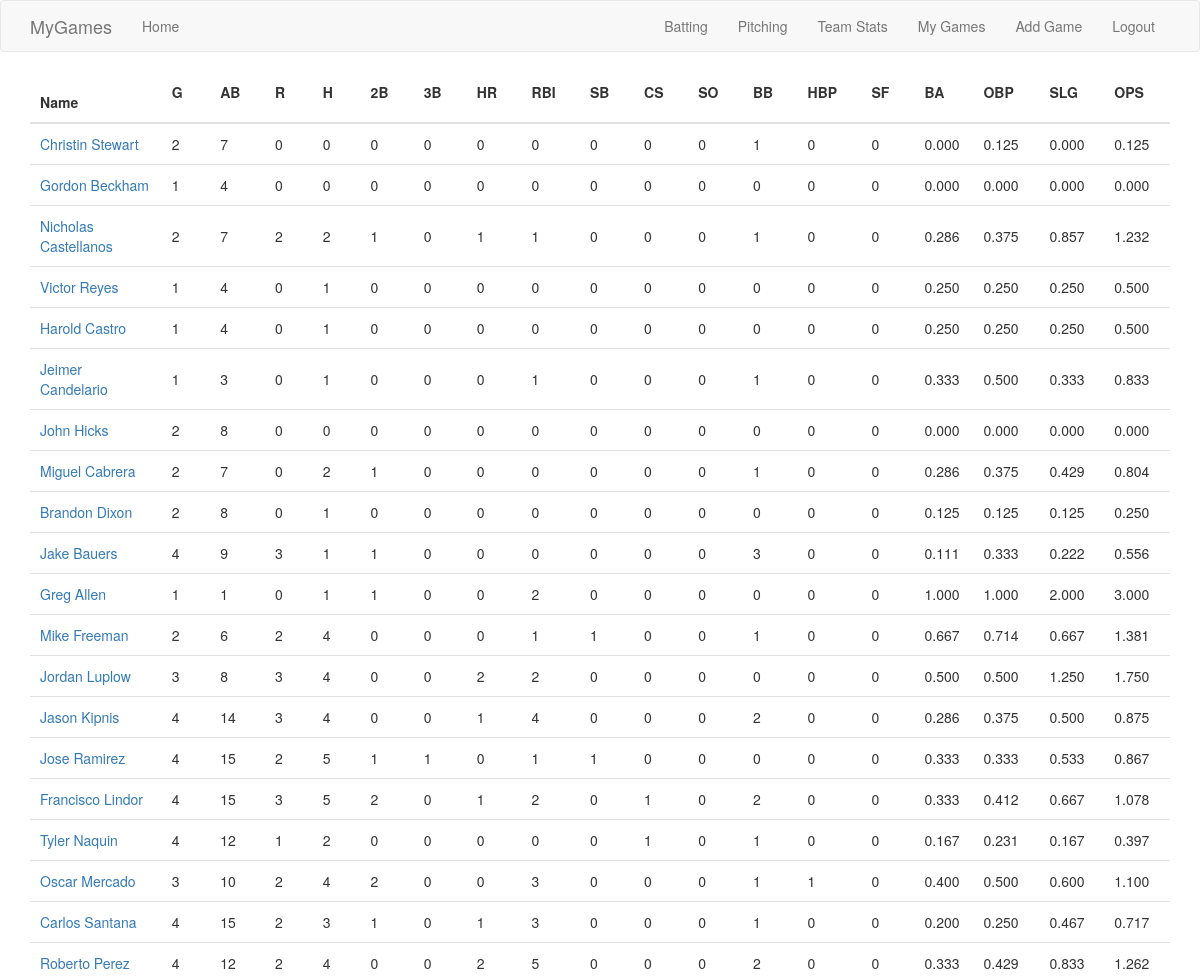
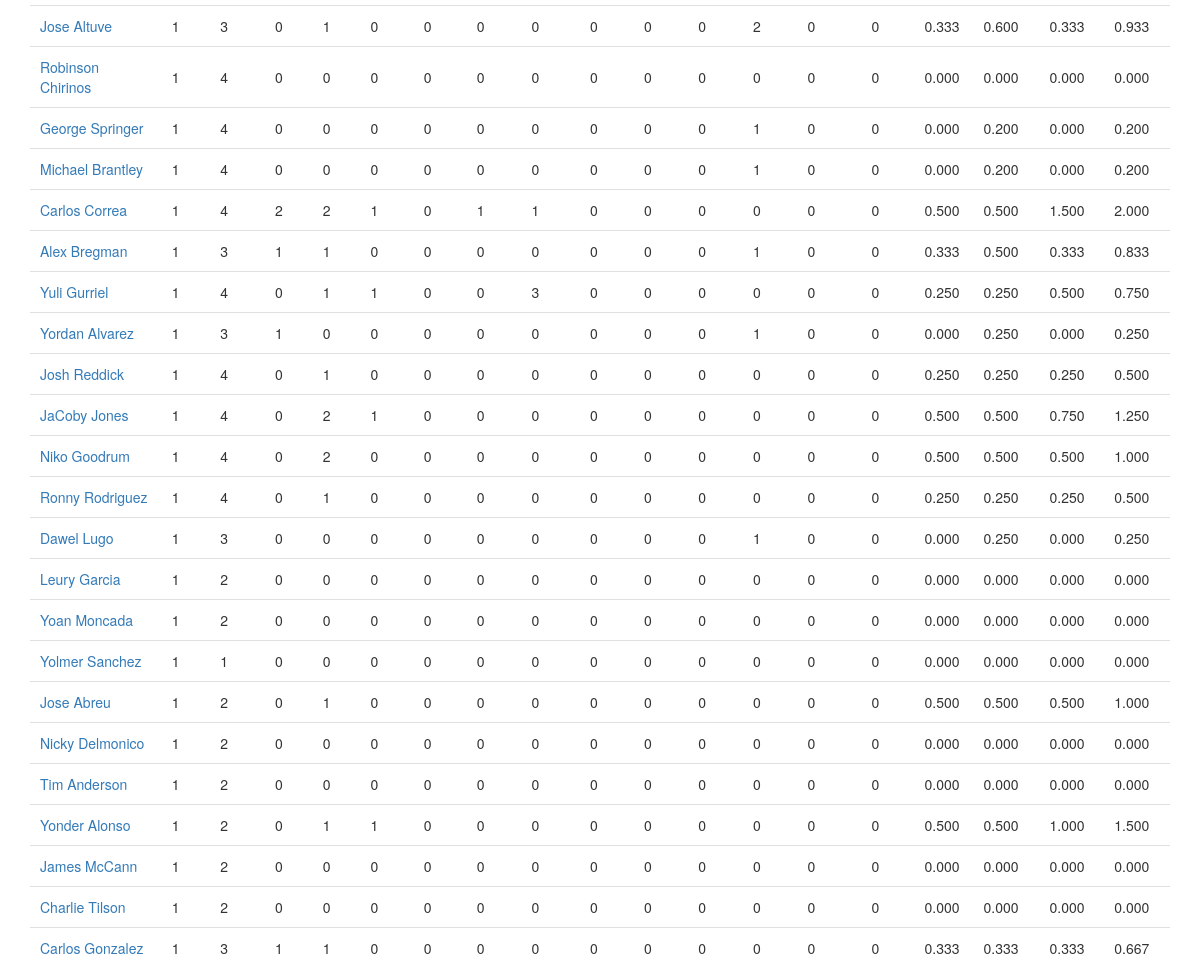
Page /batterstats (signed in) on the committed database (2 pictures, top to bottom).
### app/models.py (models this page shows)
class BatGame(db.Model):
	id = db.Column(db.Integer, primary_key=True)
	game_pk = db.Column(db.Integer, db.ForeignKey('game_data.game_pk'), index=True)
	batter_id = db.Column(db.Integer, db.ForeignKey('player_data.id'), index=True)
	ab = db.Column(db.Integer)
	r = db.Column(db.Integer)
	h = db.Column(db.Integer)
	doubles = db.Column(db.Integer)
	triples = db.Column(db.Integer)
	hr = db.Column(db.Integer)
	rbi = db.Column(db.Integer)
	sb = db.Column(db.Integer)
	cs = db.Column(db.Integer)
	k = db.Column(db.Integer)
	bb = db.Column(db.Integer)
	hbp = db.Column(db.Integer)
	sf = db.Column(db.Integer)

class PlayerData(db.Model):
	id = db.Column(db.Integer, primary_key=True)
	name = db.Column(db.String(64), index=True)
	sort_name = db.Column(db.String(64), index=True)

### app/routes.py (the view)
@app.route('/batterstats')
@login_required
def batter_stats():
	games = Game.query.filter_by(user_id=current_user.id)
	pks = [ game.game_pk for game in games ]
	batters = defaultdict(lambda: defaultdict(int))
	for pk in pks:
		bat_games = BatGame.query.filter_by(game_pk=pk)
		for game in bat_games:
			id = game.batter_id
			batters[id]['g'] = batters[id]['g'] + 1
			batters[id]['ab'] = batters[id]['ab'] + game.ab
			batters[id]['r'] = batters[id]['r'] + game.r
			batters[id]['h'] = batters[id]['h'] + game.h
			batters[id]['2b'] = batters[id]['2b'] + game.doubles
			batters[id]['3b'] = batters[id]['3b'] + game.triples
			batters[id]['hr'] = batters[id]['hr'] + game.hr
			batters[id]['rbi'] = batters[id]['rbi'] + game.rbi
			batters[id]['sb'] = batters[id]['sb'] + game.sb
			batters[id]['cs'] = batters[id]['cs'] + game.cs
			batters[id]['k'] = batters[id]['k'] + game.k
			batters[id]['bb'] = batters[id]['bb'] + game.bb
			batters[id]['hbp'] = batters[id]['hbp'] + game.hbp
			batters[id]['sf'] = batters[id]['sf'] + game.sf
	for id in batters.keys():
		if batters[id]['ab'] == 0:
			batters[id]['ba'] = '.---'
			batters[id]['slg'] = '.---'
			slg = None
		else:
			ba = batters[id]['h'] / batters[id]['ab']
			slg = (batters[id]['h'] + batters[id]['2b'] + 2 * batters[id]['3b'] + 3 * batters[id]['hr']) / batters[id]['ab']
			batters[id]['ba'] = '{:.3f}'.format(ba)
			batters[id]['slg'] = '{:.3f}'.format(slg)
		obp_denom = batters[id]['ab'] + batters[id]['bb'] + batters[id]['hbp'] + batters[id]['sf']
		if obp_denom == 0:
			batters[id]['obp'] = '.---'
			obp = None
		else:
			obp = (batters[id]['h'] + batters[id]['bb'] + batters[id]['hbp']) / obp_denom
			batters[id]['obp'] = '{:.3f}'.format(obp)
		if (slg is None) or (obp is None):
			batters[id]['ops'] = '.---'
		else:
			ops = obp + slg
			batters[id]['ops'] = '{:.3f}'.format(ops)
		player_record = PlayerData.query.filter_by(id=id).first()
		if player_record is not None:
			batters[id]['name'] = player_record.name
			batters[id]['sortname'] = player_record.sort_name
		else:
			batters[id]['name'] = "???"
			batters[id]['sortname'] = "???"
	return render_template('bat_stats.html', players=batters.items())

### app/models.py (called while the page is built)
@login.user_loader
def load_user(id):
	return User.query.get(int(id))

### app/templates/bat_stats.html
{% extends "sort_table.html" %}
{% block app_content %}
<table class="sortable-theme-bootstrap" data-sortable>
	<thead>
		<tr>
			<th>Name</th>
			<th>G</th>
			<th>AB</th>
			<th>R</th>
			<th>H</th>
			<th>2B</th>
			<th>3B</th>
			<th>HR</th>
			<th>RBI</th>
			<th>SB</th>
			<th>CS</th>
			<th>SO</th>
			<th>BB</th>
			<th>HBP</th>
			<th>SF</th>
			<th>BA</th>
			<th>OBP</th>
			<th>SLG</th>
			<th>OPS</th>
		</tr>
	</thead>
	<tbody>
		{% for player in players %}
		<tr>
			<td data-value="{{ player[1]['sortname'] }}">
				<a href="{{ url_for('batter_games', player_id=player[0]) }}">
					{{ player[1]['name'] }}
				</a>
			</td>
			<td>{{ player[1]['g'] }}</td>
			<td>{{ player[1]['ab'] }}</td>
			<td>{{ player[1]['r'] }}</td>
			<td>{{ player[1]['h'] }}</td>
			<td>{{ player[1]['2b'] }}</td>
			<td>{{ player[1]['3b'] }}</td>
			<td>{{ player[1]['hr'] }}</td>
			<td>{{ player[1]['rbi'] }}</td>
			<td>{{ player[1]['sb'] }}</td>
			<td>{{ player[1]['cs'] }}</td>
			<td>{{ player[1]['so'] }}</td>
			<td>{{ player[1]['bb'] }}</td>
			<td>{{ player[1]['hbp'] }}</td>
			<td>{{ player[1]['sf'] }}</td>
			<td>{{ player[1]['ba'] }}</td>
			<td>{{ player[1]['obp'] }}</td>
			<td>{{ player[1]['slg'] }}</td>
			<td>{{ player[1]['ops'] }}</td>
		</tr>
		{% endfor %}
	</tbody>
</table>
{% endblock %}

### rows in the picture
BatGame: name "Christin Stewart", k "2", player "7", player "0", player "1", player "0.000", player "0.125"
BatGame: name "Gordon Beckham", player "1", ab "4", player "0", player "0.000"
BatGame: name "Nicholas Castellanos", player "2", player "7", player "1", player "0", player "0.286", player "0.375", player "0.857", player "1.232"
BatGame: name "Victor Reyes", h "1", player "4", player "0", player "0.250", player "0.500"
BatGame: name "Harold Castro", h "1", ab "4", player "0", player "0.250", player "0.500"
BatGame: name "Jeimer Candelario", player "1", ab "3", player "0", player "0.333", player "0.500", player "0.833"
BatGame: name "John Hicks", player "2", player "8", player "0", player "0.000"
BatGame: name "Miguel Cabrera", k "2", player "7", player "0", player "1", player "0.286", player "0.375", player "0.429", player "0.804"
BatGame: name "Brandon Dixon", k "2", player "8", player "0", h "1", player "0.125", player "0.250"
BatGame: name "Jake Bauers", player "4", player "9", player "3", k "1", player "0", player "0.111", player "0.333", player "0.222", player "0.556"
BatGame: name "Greg Allen", player "1", player "0", rbi "2", player "1.000", player "2.000", player "3.000"
BatGame: name "Mike Freeman", h "2", player "6", player "4", player "0", player "1", player "0.667", player "0.714", player "1.381"
BatGame: name "Jordan Luplow", player "3", player "8", player "4", player "0", player "2", player "0.500", player "1.250", player "1.750"
BatGame: name "Jason Kipnis", ab "4", id "14", player "3", player "0", player "1", player "2", player "0.286", player "0.375", player "0.500", player "0.875"
BatGame: name "Jose Ramirez", ab "4", id "15", r "2", player "5", player "1", player "0", player "0.333", player "0.533", player "0.867"
BatGame: name "Francisco Lindor", player "4", player "15", ab "3", player "5", player "2", player "0", player "1", player "0.333", player "0.412", player "0.667", player "1.078"
BatGame: name "Tyler Naquin", ab "4", player "12", r "1", h "2", player "0", player "0.167", player "0.231", player "0.397"
BatGame: name "Oscar Mercado", player "3", player "10", rbi "2", ab "4", player "0", h "1", player "0.400", player "0.500", player "0.600", player "1.100"
BatGame: name "Carlos Santana", ab "4", player "15", player "2", player "3", player "1", player "0", player "0.200", player "0.250", player "0.467", player "0.717"
BatGame: name "Roberto Perez", ab "4", player "12", player "2", player "0", player "5", player "0.333", player "0.429", player "0.833", player "1.262"
BatGame: name "Jose Altuve", h "1", ab "3", player "0", player "2", player "0.333", player "0.600", player "0.933"
BatGame: name "Robinson Chirinos", player "1", ab "4", player "0", player "0.000"
BatGame: name "George Springer", bb "1", ab "4", player "0", player "0.000", player "0.200"
BatGame: name "Michael Brantley", bb "1", ab "4", player "0", player "0.000", player "0.200"
BatGame: name "Carlos Correa", player "1", ab "4", player "2", player "0", player "0.500", player "1.500", player "2.000"
BatGame: name "Alex Bregman", player "1", ab "3", player "0", player "0.333", player "0.500", player "0.833"
BatGame: name "Yuli Gurriel", player "1", ab "4", player "0", rbi "3", player "0.250", player "0.500", player "0.750"
BatGame: name "Yordan Alvarez", player "1", ab "3", player "0", player "0.000", player "0.250"
BatGame: name "Josh Reddick", h "1", ab "4", player "0", player "0.250", player "0.500"
BatGame: name "JaCoby Jones", player "1", ab "4", player "0", h "2", player "0.500", player "0.750", player "1.250"
BatGame: name "Niko Goodrum", player "1", ab "4", player "0", h "2", player "0.500", player "1.000"
BatGame: name "Ronny Rodriguez", h "1", ab "4", player "0", player "0.250", player "0.500"
BatGame: name "Dawel Lugo", bb "1", ab "3", player "0", player "0.000", player "0.250"
BatGame: name "Leury Garcia", k "1", ab "2", player "0", player "0.000"
BatGame: name "Yoan Moncada", player "1", player "2", player "0", player "0.000"
BatGame: name "Yolmer Sanchez", player "1", player "0", player "0.000"
BatGame: name "Jose Abreu", h "1", ab "2", player "0", player "0.500", player "1.000"
BatGame: name "Nicky Delmonico", player "1", ab "2", player "0", player "0.000"
BatGame: name "Tim Anderson", k "1", ab "2", player "0", player "0.000"
BatGame: name "Yonder Alonso", player "1", ab "2", player "0", player "0.500", player "1.000", player "1.500"
BatGame: name "James McCann", k "1", ab "2", player "0", player "0.000"
BatGame: name "Charlie Tilson", player "1", ab "2", player "0", player "0.000"
BatGame: name "Carlos Gonzalez", player "1", ab "3", player "0", player "0.333", player "0.667"
